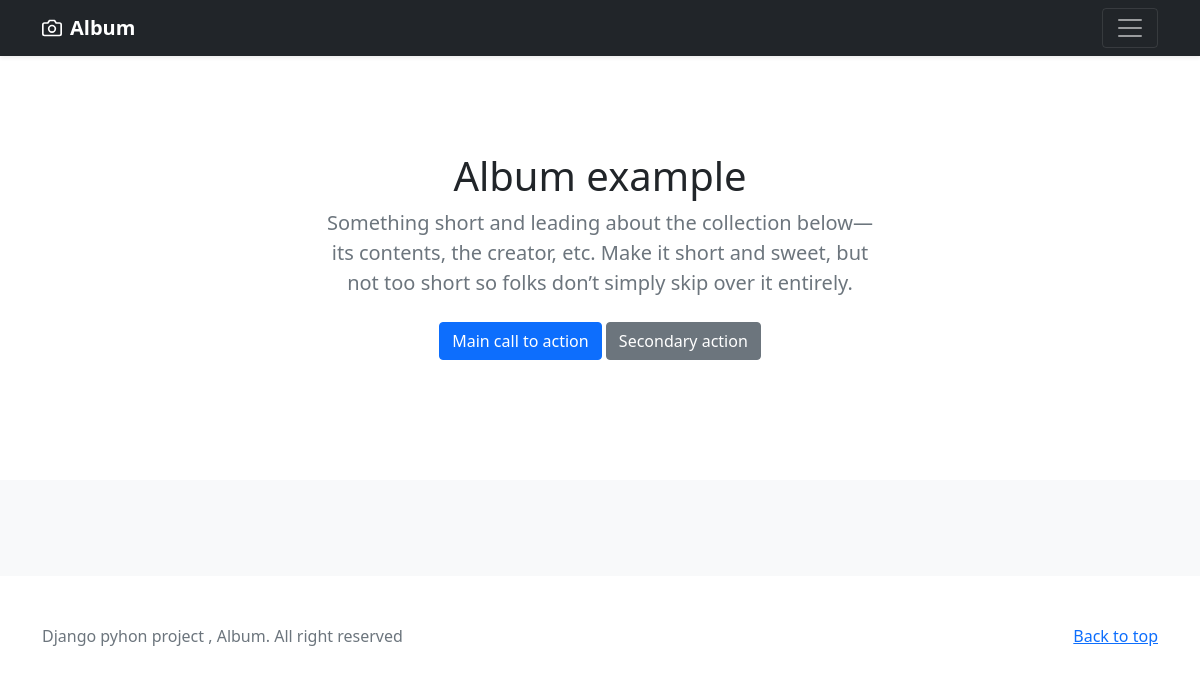
Before: /album/ with the older database file.
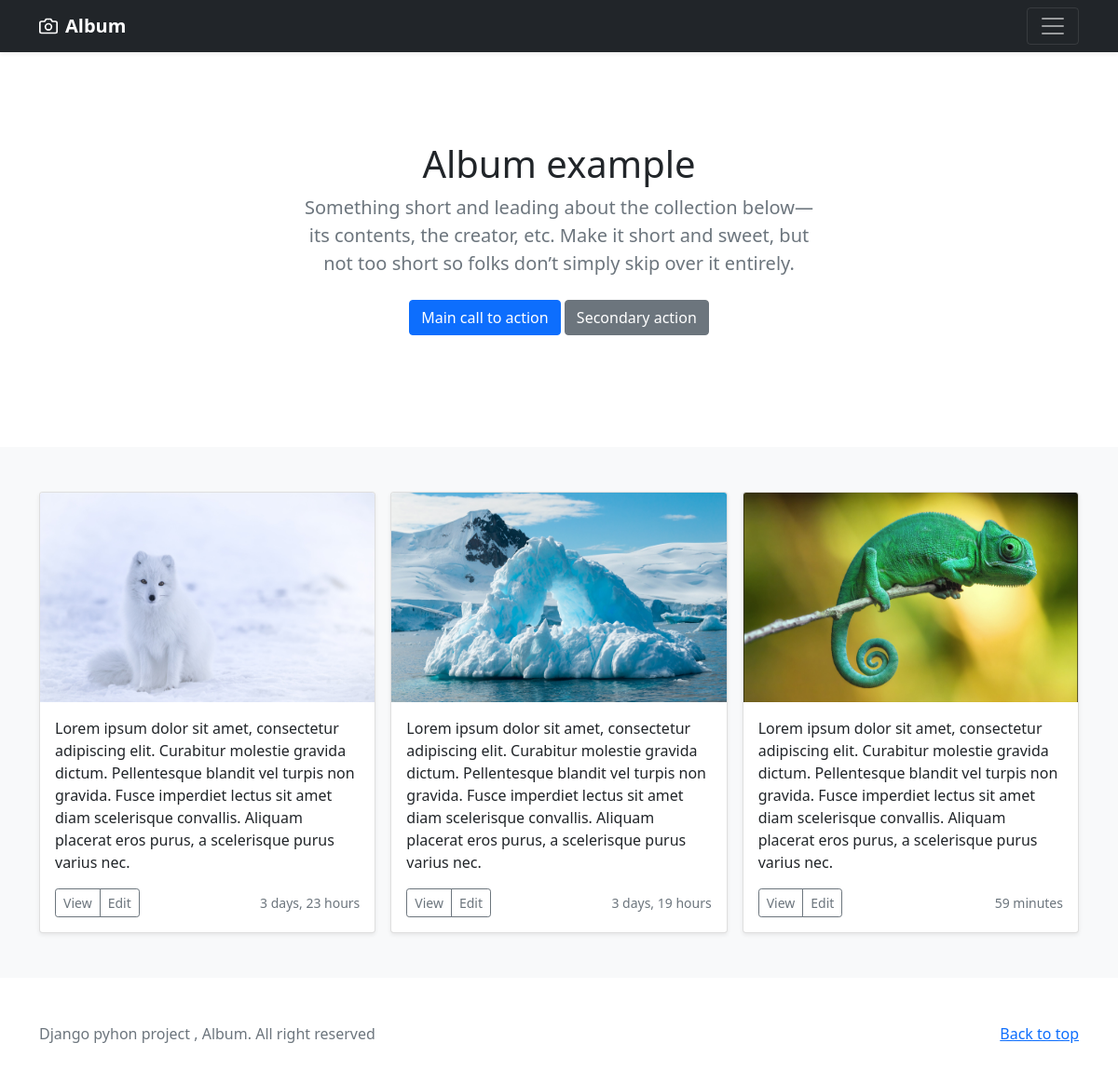
After: the same page with the newer database file.
### album/models.py (models this page shows)
class Album(models.Model):
    thumbnil = models.ImageField(upload_to ='album/photo')
    description = models.TextField()
    creation = models.DateTimeField(auto_now_add= True)

### album/views.py (the view)
# urls.py: path('', views.album, name='album')]
def album(request):
    albums = Album.objects.all()
    context = {
        'albums': albums
    }
    return render(request, 'album/index.html', context)

### templates/album/index.html (shortened to what this page needs)
{% load static %}
<!doctype html>
<html lang="en">
  <head>
<link href="{% static 'assets/dist/css/bootstrap.min.css' %}" rel="stylesheet">
  </head>
  <body>
<header>
  <div class="navbar navbar-dark bg-dark shadow-sm">
    <div class="container">
      <a href="#" class="navbar-brand d-flex align-items-center">
        <strong>Album</strong>
      </a>
      <button class="navbar-toggler" type="button" data-bs-toggle="collapse" data-bs-target="#navbarHeader" aria-controls="navbarHeader" aria-expanded="false" aria-label="Toggle navigation">
        <span class="navbar-toggler-icon"></span>
      </button>
    </div>
  </div>
</header>
<main>
  <section class="py-5 text-center container">
    <div class="row py-lg-5">
      <div class="col-lg-6 col-md-8 mx-auto">
        <h1 class="fw-light">Album example</h1>
        <p class="lead text-muted">Something short and leading about the collection below—its contents, the creator, etc. Make it short and sweet, but not too short so folks don’t simply skip over it entirely.</p>
        <p>
          <a href="#" class="btn btn-primary my-2">Main call to action</a>
          <a href="#" class="btn btn-secondary my-2">Secondary action</a>
        </p>
      </div>
    </div>
  </section>
  <div class="album py-5 bg-light">
    <div class="container">
      <div class="row row-cols-1 row-cols-sm-2 row-cols-md-3 g-3">
        {% for album in albums%}
        <div class="col">
          <div class="card shadow-sm">
            <img  class="bd-placeholder-img card-img-top" width="100%" height="225" src="{{ album.thumbnil.url }}" alt="iamge">
            <div class="card-body">
              <p class="card-text"> {{ album.description}}</p>
              <div class="d-flex justify-content-between align-items-center">
                <div class="btn-group">
                  <button type="button" class="btn btn-sm btn-outline-secondary">View</button>
                  <button type="button" class="btn btn-sm btn-outline-secondary">Edit</button>
                </div>
                <small class="text-muted">{{ album.creation | timesince }}</small>
              </div>
            </div>
          </div>
        </div>
        {% endfor %}
        </div>
    </div>
  </div>
</main>
<footer class="text-muted py-5">
  <div class="container">
    <p class="float-end mb-1">
      <a href="#">Back to top</a>
    </p>
    <p class="mb-1">Django pyhon project , Album. All right reserved</p>
  </div>
</footer>
  </body>
</html>

### templates/album/index.html (style rules this page uses)
.bd-placeholder-img { font-size: 1.125rem; text-anchor: middle; -webkit-user-select: none; -moz-user-select: none; user-select: none; }

Changed rows visible on the page:
added Album: thumbnil (picture), description "Lorem ipsum dolor sit amet, consectetur adipiscing elit. Curabitur molestie gravida dictum. Pellentesque blandit vel turpis non gravida. Fusce imperdiet lectus sit amet diam scelerisque convallis. Aliquam placerat eros purus, a scelerisque purus varius nec.", creation "3 days, 23 hours"
added Album: thumbnil (picture), description "Lorem ipsum dolor sit amet, consectetur adipiscing elit. Curabitur molestie gravida dictum. Pellentesque blandit vel turpis non gravida. Fusce imperdiet lectus sit amet diam scelerisque convallis. Aliquam placerat eros purus, a scelerisque purus varius nec.", creation "3 days, 19 hours"
added Album: thumbnil (picture), description "Lorem ipsum dolor sit amet, consectetur adipiscing elit. Curabitur molestie gravida dictum. Pellentesque blandit vel turpis non gravida. Fusce imperdiet lectus sit amet diam scelerisque convallis. Aliquam placerat eros purus, a scelerisque purus varius nec.", creation "59 minutes"
